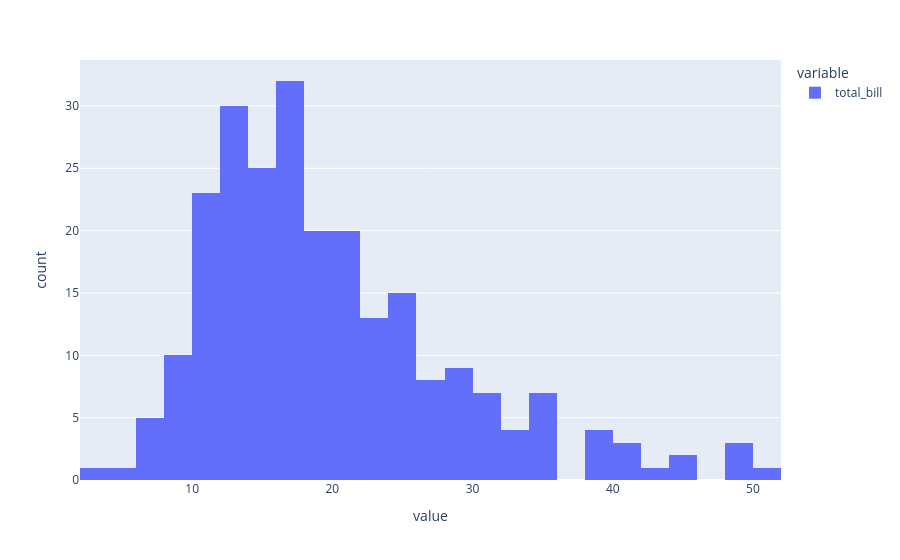

The cell this chart's notebook holds for it:
### Markdown cell above
## 1) Univariate Plots
Univariate plots are used to visualize a single variable. 
We will focus on:
* Histogram
* Kernel Density Estimate (KDE) plot

### 1. Histogram
A histogram is used to visualize the distribution of a single variable. 
Let's visualize the distribution of total bill amounts.

### Code cell
# Plot a basic histogram of the 'total_bill' column
px.histogram(tips['total_bill'])

### Figure 1 — Plotly figure (JSON) as saved in the notebook; plotly's stock layout.template omitted (floating-point values rounded to 4 significant figures; data arrays with more than 128 entries replaced by an {"elided": "..."} marker saying what was removed)
{"data": [{"alignmentgroup": "True", "bingroup": "x", "hovertemplate": "variable=total_bill<br>value=%{x}<br>count=%{y}<extra></extra>", "legendgroup": "total_bill", "marker": {"color": "#636efa", "pattern": {"shape": ""}}, "name": "total_bill", "offsetgroup": "total_bill", "orientation": "v", "showlegend": true, "type": "histogram", "x": {"elided": "244 float values"}, "xaxis": "x", "yaxis": "y"}], "layout": {"barmode": "relative", "legend": {"title": {"text": "variable"}, "tracegroupgap": 0}, "margin": {"t": 60}, "xaxis": {"anchor": "y", "domain": [0, 1], "title": {"text": "value"}}, "yaxis": {"anchor": "x", "domain": [0, 1], "title": {"text": "count"}}}}
